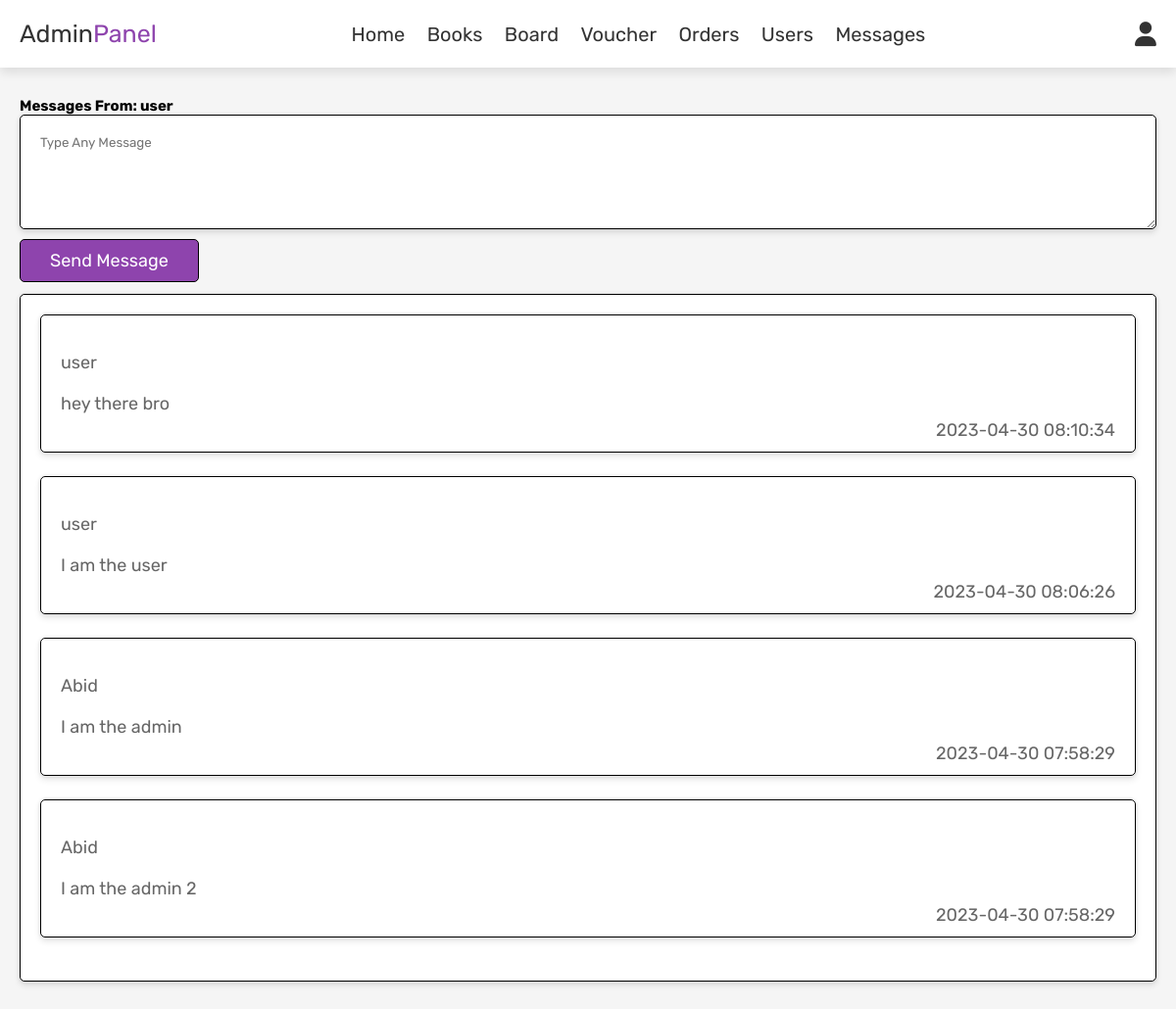
The app's page /admin_contacts_details.php?job_seeker_id=4 (signed in) with its own data.
### tables this page shows
CREATE TABLE `users` (
  `id` int(100) NOT NULL,
  `name` varchar(100) NOT NULL,
  `email` varchar(100) NOT NULL,
  `password` varchar(100) NOT NULL,
  `user_type` varchar(20) NOT NULL DEFAULT 'user'
);

CREATE TABLE `message` (
  `message_id` int(100) NOT NULL,
  `message_sender_id` int(100) NOT NULL,
  `message_receiver_id` int(100) NOT NULL,
  `message_detail` varchar(100) NOT NULL,
  `message_time` timestamp NOT NULL DEFAULT current_timestamp() ON UPDATE current_timestamp()
);

### admin_contacts_details.php (the view, shortened to what this page needs)
<?php
include 'config.php';
?>
<!DOCTYPE html>
<html lang="en">
<head>
   <link rel="stylesheet" href="https://cdnjs.cloudflare.com/ajax/libs/font-awesome/6.2.0/css/all.min.css">
   <link rel="stylesheet" href="css/admin_style.css">
</head>
<body>
<?php include 'admin_header.php'; ?>
<section class="quick-select">
    <h1 class="heading">
        <?php
        $temp_id = $_GET['job_seeker_id'];
        $userMessage = mysqli_query($conn, "SELECT name FROM `users` WHERE id='$temp_id'") or die('query failed');
        if(mysqli_num_rows($userMessage) > 0){
            $row = mysqli_fetch_assoc($userMessage);
            echo 'Messages From: '.$row['name'];
        }
        ?>
    </h1>
<form method="post">
  <div class="box-container">
    <textarea type="text" name="message_detail" cols="150" rows="5" class="box" required placeholder="Type Any Message"></textarea>
  </div>
  <input type="submit" value="Send Message" name="send_message" class="btn" style="border: 1px solid black;">
</form>
<br>
<div class="box-container">
   <?php
        $user_id = $_SESSION['admin_id'];
        $admin_id = $_GET['job_seeker_id'];
        $select_post = mysqli_query($conn, "SELECT
        users.name as Sender_name,
        message.message_time,
        message.message_detail
    FROM
        message
        JOIN users ON message.message_sender_id = users.id
    WHERE
        (message.message_receiver_id = '$user_id' AND message.message_sender_id = '$admin_id') OR (message.message_receiver_id = '$admin_id' AND message.message_sender_id = '$user_id')
    ORDER BY
        message_time DESC
    ") or die('query failed');
        if(mysqli_num_rows($select_post) > 0){
        ?>
        <div class="box">
        <?php while($fetch_job = mysqli_fetch_assoc($select_post)){ ?>
            <div class="box">
            <p> <span><?php echo $fetch_job['Sender_name']; ?></span> </p>
            <p> <?php echo $fetch_job['message_detail']; ?></span> </p>
            <p> <span class="details"><span><?php echo $fetch_job['message_time']; ?></span> </p>
            </div>
            <br>
            <br>
        <?php } ?>
        </div>
        <?php
        }else{
        echo '<div class="box"><p class="empty">Empty Message Box</p></div>';
        }
        ?>
</div>
</section>
</body>
</html>

### css/admin_style.css (style rules this page uses)
:root { --purple:#8e44ad; --red:#c0392b; --orange:#f39c12; --black:#333; --white:#fff; --light-color:#666; --light-white:#ccc; --light-bg:#f5f5f5; --border:.1rem solid var(--black); --box-shadow:0 .5rem 1rem rgba(0,0,0,.1); }
* { font-family: 'Rubik', sans-serif; margin:0; padding:0; box-sizing: border-box; outline: none; border:none; text-decoration: none; transition:all .2s linear; }
html { font-size: 62.5%; overflow-x: hidden; }
body { background-color: var(--light-bg); }
section { padding:3rem 2rem; }
.btn, .option-btn, .delete-btn, .white-btn { display: inline-block; margin-top: 1rem; padding:1rem 3rem; cursor: pointer; color:var(--white); font-size: 1.8rem; border-radius: .5rem; text-transform: capitalize; }
.white-btn, .btn { background-color: var(--purple); }
.quick-select .box-container { display: grid; grid-template-columns: repeat(auto-fit, minmax(27.5rem, 1fr)); gap: 1.5rem; align-items: flex-start; justify-content: center; }
.quick-select .box-container .box { border-radius: .5rem; background-color: var(--white); padding: 2rem; border-radius: .5rem; background-color: var(--white); border: 1px solid black; box-sizing: border-box; box-shadow: 0 4px 6px rgba(0,0,0,0.1), 0 0 4px rgba(0,0,0,0.1); }
.quick-select .box-container .box p { line-height: 1.5; padding-top: 1.5rem; color: var(--light-color); font-size: 1.8rem; }
.quick-select .box-container .box p span { color: var(--main-color); }

### admin_contacts_details.php (style rules this page uses)
.box p { position: relative; }
.box .details { position: absolute; top: 0; right: 0; }

### records on screen
users: name "user"
message: users.name "user", message_detail "hey there bro", message_time "2023-04-30 08:10:34"
message: users.name "user", message_detail "I am the user", message_time "2023-04-30 08:06:26"
message: users.name "Abid", message_detail "I am the admin", message_time "2023-04-30 07:58:29"
message: users.name "Abid", message_detail "I am the admin 2", message_time "2023-04-30 07:58:29"
